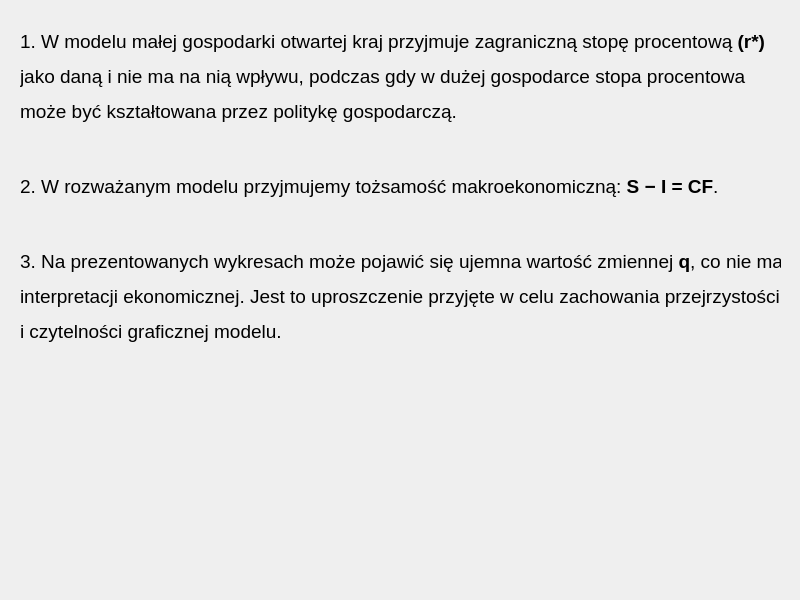
<?xml version="1.0" encoding="UTF-8"?>
<ui version="4.0">
 <class>Info_open</class>
 <widget class="QWidget" name="Info_open">
  <property name="geometry">
   <rect>
    <x>0</x>
    <y>0</y>
    <width>800</width>
    <height>600</height>
   </rect>
  </property>
  <property name="windowTitle">
   <string>Form</string>
  </property>
  <widget class="QLabel" name="label">
   <property name="geometry">
    <rect>
     <x>20</x>
     <y>30</y>
     <width>761</width>
     <height>551</height>
    </rect>
   </property>
   <property name="text">
    <string>&lt;html&gt;&lt;head/&gt;&lt;body&gt;&lt;p&gt;&lt;span style=&quot; font-size:14pt;&quot;&gt;1. W modelu małej gospodarki otwartej kraj przyjmuje zagraniczną stopę procentową &lt;/span&gt;&lt;span style=&quot; font-size:14pt; font-weight:700;&quot;&gt;(r*)&lt;/span&gt;&lt;/p&gt;&lt;p&gt;&lt;span style=&quot; font-size:14pt;&quot;&gt;jako daną i nie ma na nią wpływu, podczas gdy w dużej gospodarce stopa procentowa&lt;/span&gt;&lt;/p&gt;&lt;p&gt;&lt;span style=&quot; font-size:14pt;&quot;&gt;może być kształtowana przez politykę gospodarczą.&lt;/span&gt;&lt;/p&gt;&lt;p&gt;&lt;br/&gt;&lt;/p&gt;&lt;p&gt;&lt;span style=&quot; font-size:14pt;&quot;&gt;2. W rozważanym modelu przyjmujemy tożsamość makroekonomiczną: &lt;/span&gt;&lt;span style=&quot; font-size:14pt; font-weight:700;&quot;&gt;S − I = CF&lt;/span&gt;&lt;span style=&quot; font-size:14pt;&quot;&gt;.&lt;/span&gt;&lt;/p&gt;&lt;p&gt;&lt;br/&gt;&lt;/p&gt;&lt;p&gt;&lt;span style=&quot; font-size:14pt;&quot;&gt;3. Na prezentowanych wykresach może pojawić się ujemna wartość zmiennej &lt;/span&gt;&lt;span style=&quot; font-size:14pt; font-weight:700;&quot;&gt;q&lt;/span&gt;&lt;span style=&quot; font-size:14pt;&quot;&gt;, co nie ma&lt;/span&gt;&lt;/p&gt;&lt;p&gt;&lt;span style=&quot; font-size:14pt;&quot;&gt;interpretacji ekonomicznej. Jest to uproszczenie przyjęte w celu zachowania przejrzystości&lt;/span&gt;&lt;/p&gt;&lt;p&gt;&lt;span style=&quot; font-size:14pt;&quot;&gt; i czytelności graficznej modelu.&lt;/span&gt;&lt;/p&gt;&lt;/body&gt;&lt;/html&gt;</string>
   </property>
   <property name="alignment">
    <set>Qt::AlignLeading|Qt::AlignLeft|Qt::AlignTop</set>
   </property>
  </widget>
 </widget>
 <resources/>
 <connections/>
</ui>
